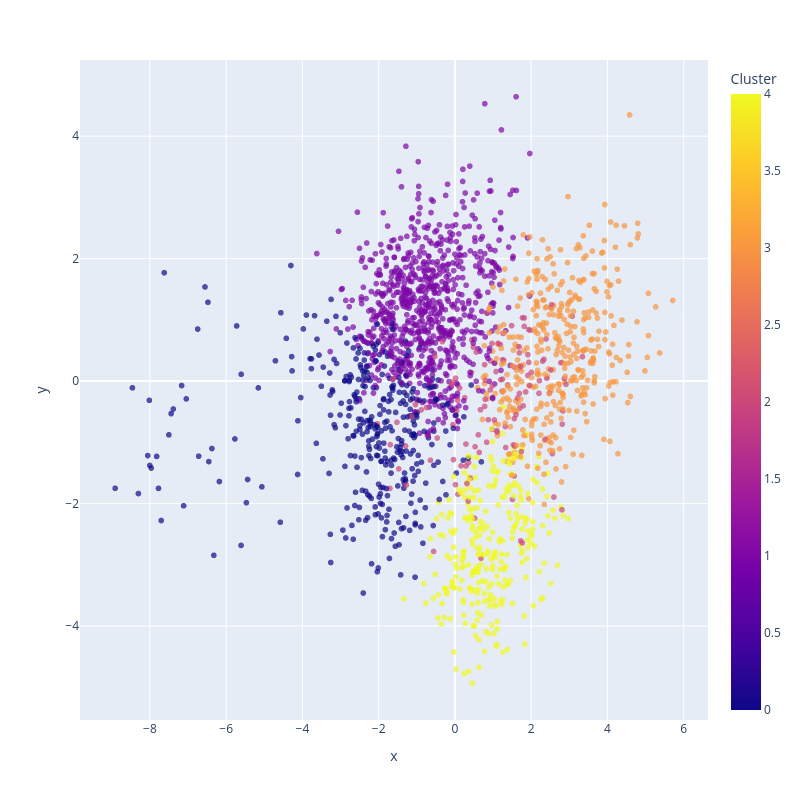

The notebook cell this image was saved under:
### Markdown cell above
### Evaluating the classification with PCA

### Code cell
# scatter plot based on 5 clusters
# Code based on the example provided here: 
# https://scikit-learn.org/stable/auto_examples/decomposition/plot_pca_iris.html#sphx-glr-auto-examples-decomposition-plot-pca-iris-py

import plotly.express as px
from sklearn.decomposition import PCA
from sklearn.preprocessing import StandardScaler

plt.figure(figsize=(12, 8))

kmeans = KMeans(n_clusters=5)
clusters = kmeans.fit_predict(z_score_df)

z_score_df['Cluster'] = clusters

scaler = StandardScaler()
stand_data_scaled = scaler.fit_transform(z_score_df)

# PCA analysys.
pca = PCA(n_components=2).fit(stand_data_scaled) #PCA with 2 components, we can also use 3 components, but for now we will use 2 to make it easier to visualize the clusters.
pca_result = pca.transform(stand_data_scaled)

#Percentage of variance explained by each of the selected components.
variance_ratio = pca.explained_variance_ratio_

# Create a scatter plot
fig = px.scatter(x=pca_result[:, 0], y=pca_result[:, 1], color=clusters,
                 labels={'color': 'Cluster'},
                 #title='Cluster Plot against 1st 2 Principal Components',
                 opacity=0.7,
                 width=800, 
                 height=800)

plt.tight_layout()
fig.show()

print(f"These two components explain {(variance_ratio.sum()*100):.2f}% of the point variability.")

### Figure 1 — Plotly figure (JSON) as saved in the notebook; plotly's stock layout.template omitted (floating-point values rounded to 4 significant figures; data arrays with more than 128 entries replaced by an {"elided": "..."} marker saying what was removed)
{"data": [{"hovertemplate": "x=%{x}<br>y=%{y}<br>Cluster=%{marker.color}<extra></extra>", "legendgroup": "", "marker": {"color": {"elided": "1992 int values"}, "coloraxis": "coloraxis", "opacity": 0.7, "symbol": "circle"}, "mode": "markers", "name": "", "showlegend": false, "type": "scattergl", "x": {"elided": "1992 float values"}, "xaxis": "x", "y": {"elided": "1992 float values"}, "yaxis": "y"}], "layout": {"coloraxis": {"colorbar": {"title": {"text": "Cluster"}}, "colorscale": [[0, "#0d0887"], [0.1111, "#46039f"], [0.2222, "#7201a8"], [0.3333, "#9c179e"], [0.4444, "#bd3786"], [0.5556, "#d8576b"], [0.6667, "#ed7953"], [0.7778, "#fb9f3a"], [0.8889, "#fdca26"], [1, "#f0f921"]]}, "height": 800, "legend": {"tracegroupgap": 0}, "margin": {"t": 60}, "width": 800, "xaxis": {"anchor": "y", "domain": [0, 1], "title": {"text": "x"}}, "yaxis": {"anchor": "x", "domain": [0, 1], "title": {"text": "y"}}}}
